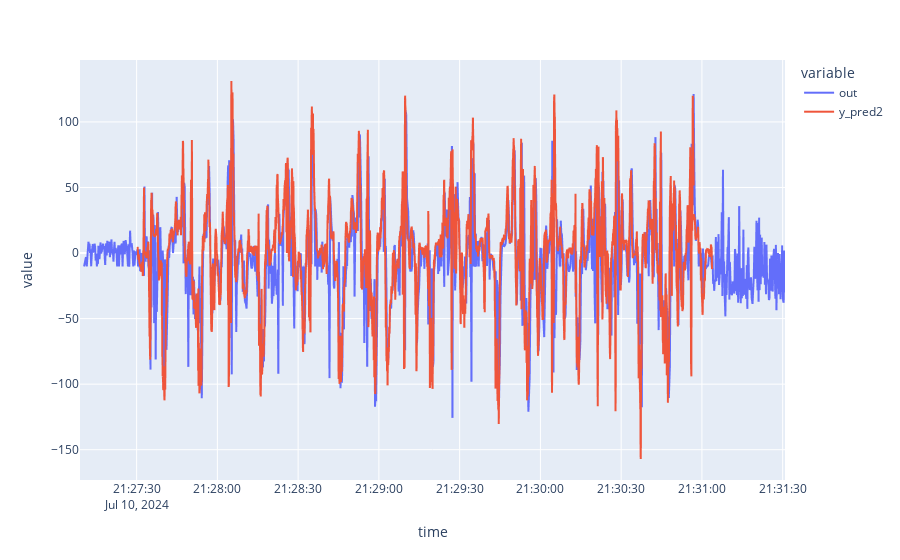

Notebook code for this chart:
### Code cell
px.line(pd.concat([mdf, cdf]), x='time', y=['out',  'y_pred2'])

### Figure 1 — Plotly figure (JSON) as saved in the notebook; plotly's stock layout.template omitted (floating-point values rounded to 4 significant figures; data arrays with more than 128 entries replaced by an {"elided": "..."} marker saying what was removed)
{"data": [{"hovertemplate": "variable=out<br>time=%{x}<br>value=%{y}<extra></extra>", "legendgroup": "out", "line": {"color": "#636efa", "dash": "solid"}, "marker": {"symbol": "circle"}, "mode": "lines", "name": "out", "showlegend": true, "type": "scattergl", "x": {"elided": "4771 str values"}, "xaxis": "x", "y": {"elided": "4771 float values"}, "yaxis": "y"}, {"hovertemplate": "variable=y_pred2<br>time=%{x}<br>value=%{y}<extra></extra>", "legendgroup": "y_pred2", "line": {"color": "#EF553B", "dash": "solid"}, "marker": {"symbol": "circle"}, "mode": "lines", "name": "y_pred2", "showlegend": true, "type": "scattergl", "x": {"elided": "4771 str values"}, "xaxis": "x", "y": {"elided": "4771 float values"}, "yaxis": "y"}], "layout": {"legend": {"title": {"text": "variable"}, "tracegroupgap": 0}, "margin": {"t": 60}, "xaxis": {"anchor": "y", "domain": [0, 1], "title": {"text": "time"}}, "yaxis": {"anchor": "x", "domain": [0, 1], "title": {"text": "value"}}}}
